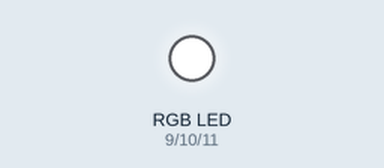
Bench run of a sketch on a simulated Arduino Uno, built with avr-gcc and run on an emulated ATmega328P. Parts: an RGB LED mixed from three pins (HIGH = lit).

Above: at 2.2 s.
At 5.0 s:
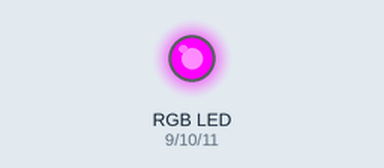
At 8.8 s:
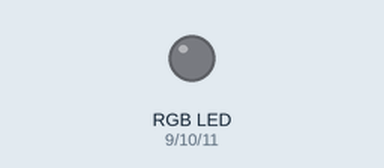
At 10.3 s:
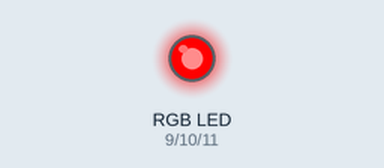
At 12.3 s:
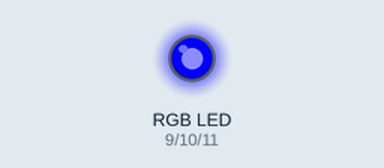
At 14.3 s:
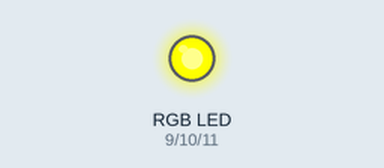
Timing chart, 0 to 21.8 s (numbered marks = the images above):
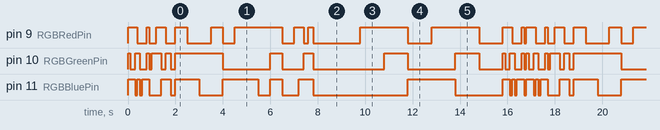

Measured:
- by itself, pin 9 (RGBRedPin), pin 10 (RGBGreenPin), pin 11 (RGBBluePin): moves between LOW and HIGH, repeating every 16.8 s
- by itself, everything shown: repeats every 16.8 s, in 41 steps

The sketch:

RGBBlink-2.ino
```cpp
 /*       Stu#: 200443723
  *       Name: Yu-Hsuan Huang
  *       Date: January 16th
  *
  *       Lab 2 - Level 3
  */
int RGBRedPin = 9;    //The red RGB LED is connected pin 9 of the Arduino.
int RGBGreenPin = 10; //The green RGB LED is connected pin 10 of the Arduino.
int RGBBluePin = 11;  //The blue RGB LED is connected pin 11 of the Arduino.

void setup() {
  pinMode(RGBRedPin, OUTPUT);    //Setup red RGB LED pin as an output pin.
  pinMode(RGBGreenPin, OUTPUT);  //Setup green RGB LED pin as an output pin.
  pinMode(RGBBluePin, OUTPUT);   //Setup blue RGB LED pin as an output pin.
}

void loop() {
  //level 3
  //1
  digitalWrite(RGBBluePin, HIGH);
  digitalWrite(RGBRedPin, HIGH);
  digitalWrite(RGBGreenPin, HIGH);
  delay(100);
  digitalWrite(RGBGreenPin, LOW);
  delay(100);
  digitalWrite(RGBRedPin, HIGH);
  delay(100);
  digitalWrite(RGBBluePin, LOW);
  digitalWrite(RGBRedPin, HIGH);
  digitalWrite(RGBGreenPin, HIGH);
  delay(100);
  digitalWrite(RGBBluePin, HIGH);
  digitalWrite(RGBRedPin, LOW);
  delay(100);
  digitalWrite(RGBGreenPin, LOW);
  digitalWrite(RGBBluePin, LOW);
  delay(100);
  digitalWrite(RGBBluePin, HIGH);
  delay(100);
  digitalWrite(RGBRedPin, LOW);
  delay(100);
  digitalWrite(RGBBluePin, HIGH);
  digitalWrite(RGBRedPin, HIGH);
  digitalWrite(RGBGreenPin, HIGH);
  delay(100);
  digitalWrite(RGBBluePin, LOW);
  digitalWrite(RGBRedPin, LOW);
  digitalWrite(RGBGreenPin, LOW);
  delay(100);

  //2
  digitalWrite(RGBGreenPin, HIGH);
  delay(200);
  digitalWrite(RGBRedPin, HIGH);
  delay(200);
  digitalWrite(RGBGreenPin, LOW);
  digitalWrite(RGBBluePin, HIGH);
  delay(200);
  digitalWrite(RGBRedPin, LOW);
  digitalWrite(RGBGreenPin, HIGH);
  delay(200);
  digitalWrite(RGBBluePin, LOW);
  digitalWrite(RGBRedPin, LOW);
  digitalWrite(RGBGreenPin, LOW);
  delay(200);

  //3
  digitalWrite(RGBBluePin, HIGH);
  digitalWrite(RGBRedPin, HIGH);
  digitalWrite(RGBGreenPin, HIGH);
  delay(500);
  digitalWrite(RGBBluePin, HIGH);
  digitalWrite(RGBRedPin, LOW);
  digitalWrite(RGBGreenPin, HIGH);
  delay(500);
  //4
  digitalWrite(RGBBluePin, LOW);
  digitalWrite(RGBRedPin, LOW);
  digitalWrite(RGBGreenPin, HIGH);
  delay(500);
  digitalWrite(RGBBluePin, LOW);
  digitalWrite(RGBRedPin, HIGH);
  digitalWrite(RGBGreenPin, HIGH);
  delay(500);
  //5
  digitalWrite(RGBBluePin, HIGH);
  digitalWrite(RGBRedPin, LOW);
  digitalWrite(RGBGreenPin, LOW);
  delay(500);
  digitalWrite(RGBBluePin, HIGH);
  digitalWrite(RGBRedPin, HIGH);
  digitalWrite(RGBGreenPin, LOW);
  delay(500);
  //6
  digitalWrite(RGBBluePin, HIGH);
  digitalWrite(RGBRedPin, HIGH);
  digitalWrite(RGBGreenPin, LOW);
  delay(500);
  digitalWrite(RGBBluePin, LOW);
  digitalWrite(RGBRedPin, HIGH);
  digitalWrite(RGBGreenPin, LOW);
  delay(500);
  //7
  digitalWrite(RGBBluePin, HIGH);
  digitalWrite(RGBRedPin, HIGH);
  digitalWrite(RGBGreenPin, HIGH);
  delay(500);
  digitalWrite(RGBBluePin, LOW);
  digitalWrite(RGBRedPin, LOW);
  digitalWrite(RGBGreenPin, LOW);
  delay(500);

  //8
  digitalWrite(RGBRedPin, HIGH);
  delay(200);
  digitalWrite(RGBBluePin, HIGH);
  delay(200);
  digitalWrite(RGBRedPin, LOW);
  digitalWrite(RGBGreenPin, HIGH);
  delay(200);
  digitalWrite(RGBRedPin, HIGH);
  delay(200);
  digitalWrite(RGBBluePin, LOW);
  digitalWrite(RGBRedPin, LOW);
  digitalWrite(RGBGreenPin, LOW);
  delay(2000);

  //9-14
  digitalWrite(RGBRedPin, HIGH);
  delay(1000);
  digitalWrite(RGBGreenPin, HIGH);
  delay(1000);
  digitalWrite(RGBRedPin, LOW);
  digitalWrite(RGBGreenPin, LOW);
  digitalWrite(RGBBluePin, HIGH);
  delay(1000);
  digitalWrite(RGBRedPin, HIGH);
  delay(1000);
  digitalWrite(RGBGreenPin, HIGH);
  digitalWrite(RGBBluePin, LOW);
  delay(1000);
  digitalWrite(RGBRedPin, LOW);
  digitalWrite(RGBGreenPin, LOW);
  delay(1000);

  //15
  digitalWrite(RGBBluePin, HIGH);
  digitalWrite(RGBRedPin, HIGH);
  digitalWrite(RGBGreenPin, HIGH);
  delay(100);
  digitalWrite(RGBGreenPin, LOW);
  delay(100);
  digitalWrite(RGBRedPin, HIGH);
  delay(100);
  digitalWrite(RGBBluePin, LOW);
  digitalWrite(RGBRedPin, HIGH);
  digitalWrite(RGBGreenPin, HIGH);
  delay(100);
  digitalWrite(RGBBluePin, HIGH);
  digitalWrite(RGBRedPin, LOW);
  delay(100);
  digitalWrite(RGBGreenPin, LOW);
  digitalWrite(RGBBluePin, LOW);
  delay(100);
  digitalWrite(RGBBluePin, HIGH);
  delay(100);
  digitalWrite(RGBRedPin, LOW);
  delay(100);
  digitalWrite(RGBBluePin, HIGH);
  digitalWrite(RGBRedPin, HIGH);
  digitalWrite(RGBGreenPin, HIGH);
  delay(100);
  digitalWrite(RGBBluePin, LOW);
  digitalWrite(RGBRedPin, LOW);
  digitalWrite(RGBGreenPin, LOW);
  delay(100);

}
```
